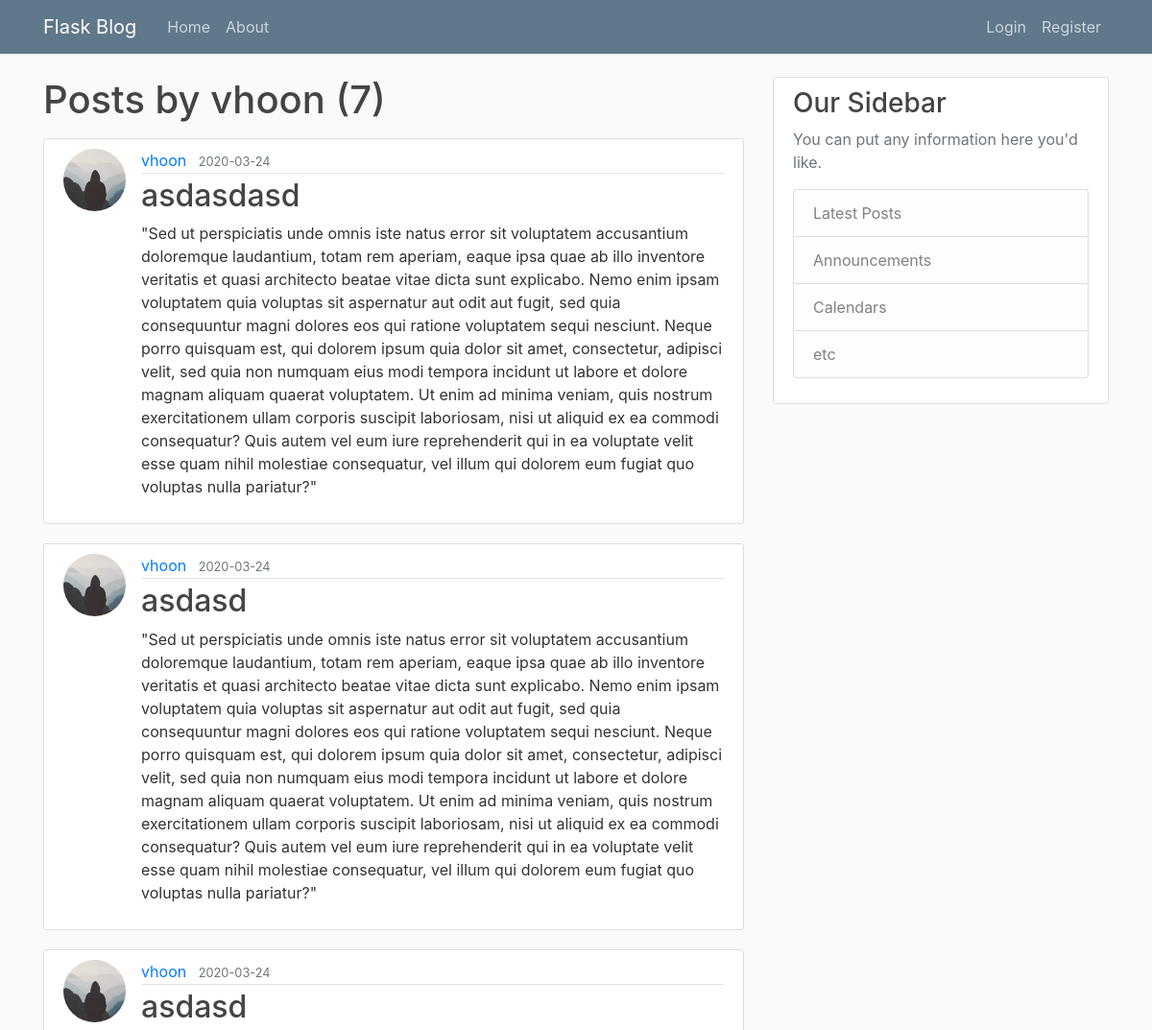
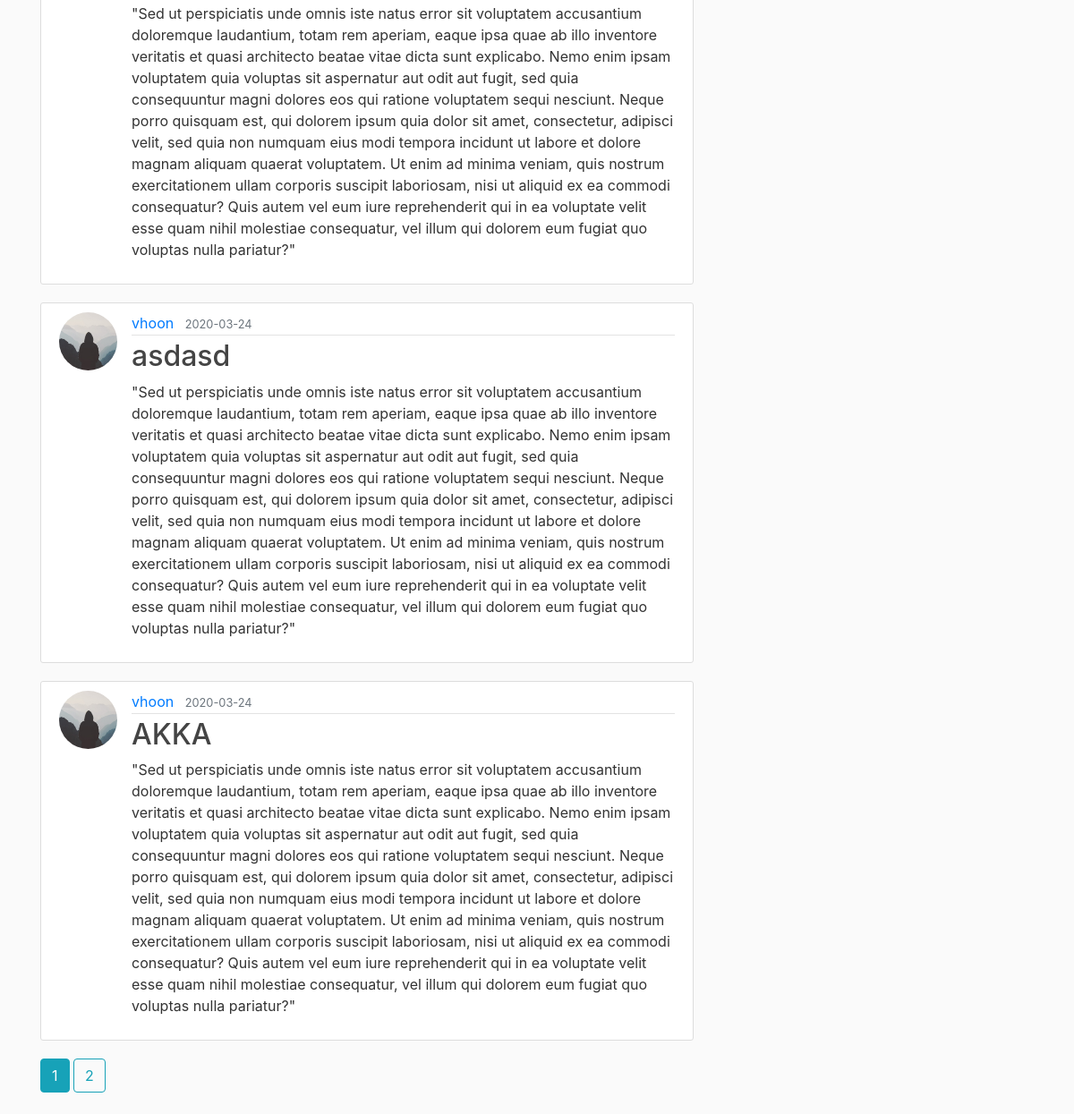
Page /user/vhoon on the committed database (2 pictures, top to bottom).
### flaskblog/models.py (models this page shows, shortened)
class User(db.Model, UserMixin):
    id = db.Column(db.Integer, primary_key=True)
    username = db.Column(db.String(20), unique=True, nullable=False)
    email = db.Column(db.String(120), unique=True, nullable=False)
    image_file = db.Column(db.String(20), nullable=False, default='default.jpg')
    password = db.Column(db.String(60), nullable=False)
    posts = db.relationship('Post', backref='author', lazy=True)

class Post(db.Model):
    id = db.Column(db.Integer, primary_key=True)
    title = db.Column(db.String(100), nullable=False)
    date_posted = db.Column(db.DateTime, nullable=False, default=datetime.utcnow)
    content = db.Column(db.Text, nullable=False)
    user_id = db.Column(db.Integer, db.ForeignKey('user.id'), nullable=False)

### flaskblog/routes.py (the view)
@app.route("/user/<string:username>")
def user_posts(username):
    page = request.args.get('page', 1, type=int)
    user = User.query.filter_by(username=username).first_or_404()
    posts = Post.query.filter_by(author=user)\
        .order_by(Post.date_posted.desc())\
        .paginate(page=page, per_page=5)
    return render_template('user_posts.html', posts=posts, user=user)

### flaskblog/templates/user_posts.html
{% extends "layout.html" %}
{% block content %}
    <h1 class="mb-3">Posts by {{ user.username }} ({{ posts.total }})</h1>
    {% for post in posts.items %}
        <article class="media content-section">
          <img class="rounded-circle article-img" src="{{ url_for('static', filename='profile_pics/' + post.author.image_file) }}">
          <div class="media-body">
            <div class="article-metadata">
              <a class="mr-2" href="{{ url_for('user_posts', username=post.author.username) }}">{{ post.author.username }}</a>
              <small class="text-muted">{{ post.date_posted.strftime('%Y-%m-%d') }}</small>
            </div>
            <h2><a class="article-title" href="{{ url_for('post', post_id=post.id) }}">{{ post.title }}</a></h2>
            <p class="article-content">{{ post.content }}</p>
          </div>
        </article>
    {% endfor %}
    {% for page_num in posts.iter_pages(left_edge=1, right_edge=1, left_current=1, right_current=2) %}
      {% if page_num %}
        {% if posts.page == page_num %}
          <a class="btn btn-info mb-4" href="{{ url_for('user_posts', username=user.username, page=page_num) }}">{{ page_num }}</a>
        {% else %}
          <a class="btn btn-outline-info mb-4" href="{{ url_for('user_posts', username=user.username, page=page_num) }}">{{ page_num }}</a>
        {% endif %}
      {% else %}
        ...
      {% endif %}
    {% endfor %}
{% endblock content %}

### flaskblog/static/main.css (style rules this page uses)
body { background: #fafafa; color: #333333; margin-top: 5rem; }
h1, h2, h3, h4, h5, h6 { color: #444444; }
.content-section { background: #ffffff; padding: 10px 20px; border: 1px solid #dddddd; border-radius: 3px; margin-bottom: 20px; }
.article-title { color: #444444; }
.article-content { white-space: pre-line; }
.article-img { height: 65px; width: 65px; margin-right: 16px; }
.article-metadata { padding-bottom: 1px; margin-bottom: 4px; border-bottom: 1px solid #e3e3e3 }

### rows in the picture
User: username "vhoon"
Post: image_file (placeholder picture), author.username "vhoon", date_posted "2020-03-24", title "asdasdasd", content "\"Sed ut perspiciatis unde omnis iste natus error sit voluptatem accusantium doloremque laudantium, totam rem aperiam, eaque ipsa quae ab illo inventore veritatis et quasi architecto beatae vitae dicta sunt explicabo. Nemo enim ipsam voluptatem quia voluptas sit aspernatur aut odit aut fugit, sed quia consequuntur magni dolores eos qui ratione voluptatem sequi nesciunt. Neque porro quisquam est, qui dolorem ipsum quia dolor sit amet, consectetur, adipisci velit, sed quia non numquam eius modi tempora incidunt ut labore et dolore magnam aliquam quaerat voluptatem. Ut enim ad minima veniam, quis nostrum exercitationem ullam corporis suscipit laboriosam, nisi ut aliquid ex ea commodi…"
Post: image_file (placeholder picture), author.username "vhoon", date_posted "2020-03-24", title "asdasd", content "\"Sed ut perspiciatis unde omnis iste natus error sit voluptatem accusantium doloremque laudantium, totam rem aperiam, eaque ipsa quae ab illo inventore veritatis et quasi architecto beatae vitae dicta sunt explicabo. Nemo enim ipsam voluptatem quia voluptas sit aspernatur aut odit aut fugit, sed quia consequuntur magni dolores eos qui ratione voluptatem sequi nesciunt. Neque porro quisquam est, qui dolorem ipsum quia dolor sit amet, consectetur, adipisci velit, sed quia non numquam eius modi tempora incidunt ut labore et dolore magnam aliquam quaerat voluptatem. Ut enim ad minima veniam, quis nostrum exercitationem ullam corporis suscipit laboriosam, nisi ut aliquid ex ea commodi…"
Post: image_file (placeholder picture), author.username "vhoon", date_posted "2020-03-24", title "asdasd", content "\"Sed ut perspiciatis unde omnis iste natus error sit voluptatem accusantium doloremque laudantium, totam rem aperiam, eaque ipsa quae ab illo inventore veritatis et quasi architecto beatae vitae dicta sunt explicabo. Nemo enim ipsam voluptatem quia voluptas sit aspernatur aut odit aut fugit, sed quia consequuntur magni dolores eos qui ratione voluptatem sequi nesciunt. Neque porro quisquam est, qui dolorem ipsum quia dolor sit amet, consectetur, adipisci velit, sed quia non numquam eius modi tempora incidunt ut labore et dolore magnam aliquam quaerat voluptatem. Ut enim ad minima veniam, quis nostrum exercitationem ullam corporis suscipit laboriosam, nisi ut aliquid ex ea commodi…"
Post: image_file (placeholder picture), author.username "vhoon", date_posted "2020-03-24", title "asdasd", content "\"Sed ut perspiciatis unde omnis iste natus error sit voluptatem accusantium doloremque laudantium, totam rem aperiam, eaque ipsa quae ab illo inventore veritatis et quasi architecto beatae vitae dicta sunt explicabo. Nemo enim ipsam voluptatem quia voluptas sit aspernatur aut odit aut fugit, sed quia consequuntur magni dolores eos qui ratione voluptatem sequi nesciunt. Neque porro quisquam est, qui dolorem ipsum quia dolor sit amet, consectetur, adipisci velit, sed quia non numquam eius modi tempora incidunt ut labore et dolore magnam aliquam quaerat voluptatem. Ut enim ad minima veniam, quis nostrum exercitationem ullam corporis suscipit laboriosam, nisi ut aliquid ex ea commodi…"
Post: image_file (placeholder picture), author.username "vhoon", date_posted "2020-03-24", title "AKKA", content "\"Sed ut perspiciatis unde omnis iste natus error sit voluptatem accusantium doloremque laudantium, totam rem aperiam, eaque ipsa quae ab illo inventore veritatis et quasi architecto beatae vitae dicta sunt explicabo. Nemo enim ipsam voluptatem quia voluptas sit aspernatur aut odit aut fugit, sed quia consequuntur magni dolores eos qui ratione voluptatem sequi nesciunt. Neque porro quisquam est, qui dolorem ipsum quia dolor sit amet, consectetur, adipisci velit, sed quia non numquam eius modi tempora incidunt ut labore et dolore magnam aliquam quaerat voluptatem. Ut enim ad minima veniam, quis nostrum exercitationem ullam corporis suscipit laboriosam, nisi ut aliquid ex ea commodi…"

### other values in the picture
{{ posts.total }} "7"
{{ page_num }} "1"
{{ page_num }} "2"
